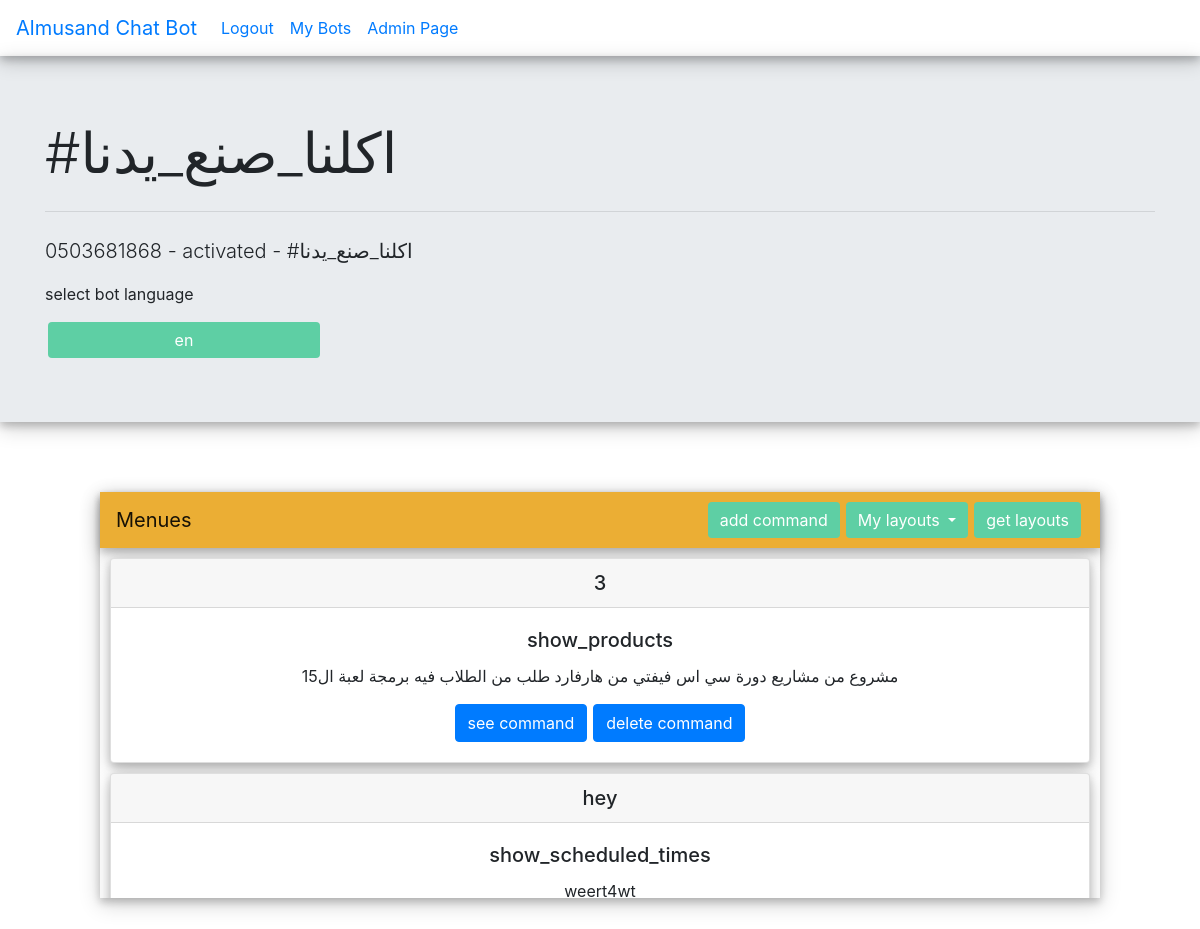
Page /bot/1 (signed in) on the earlier database version.
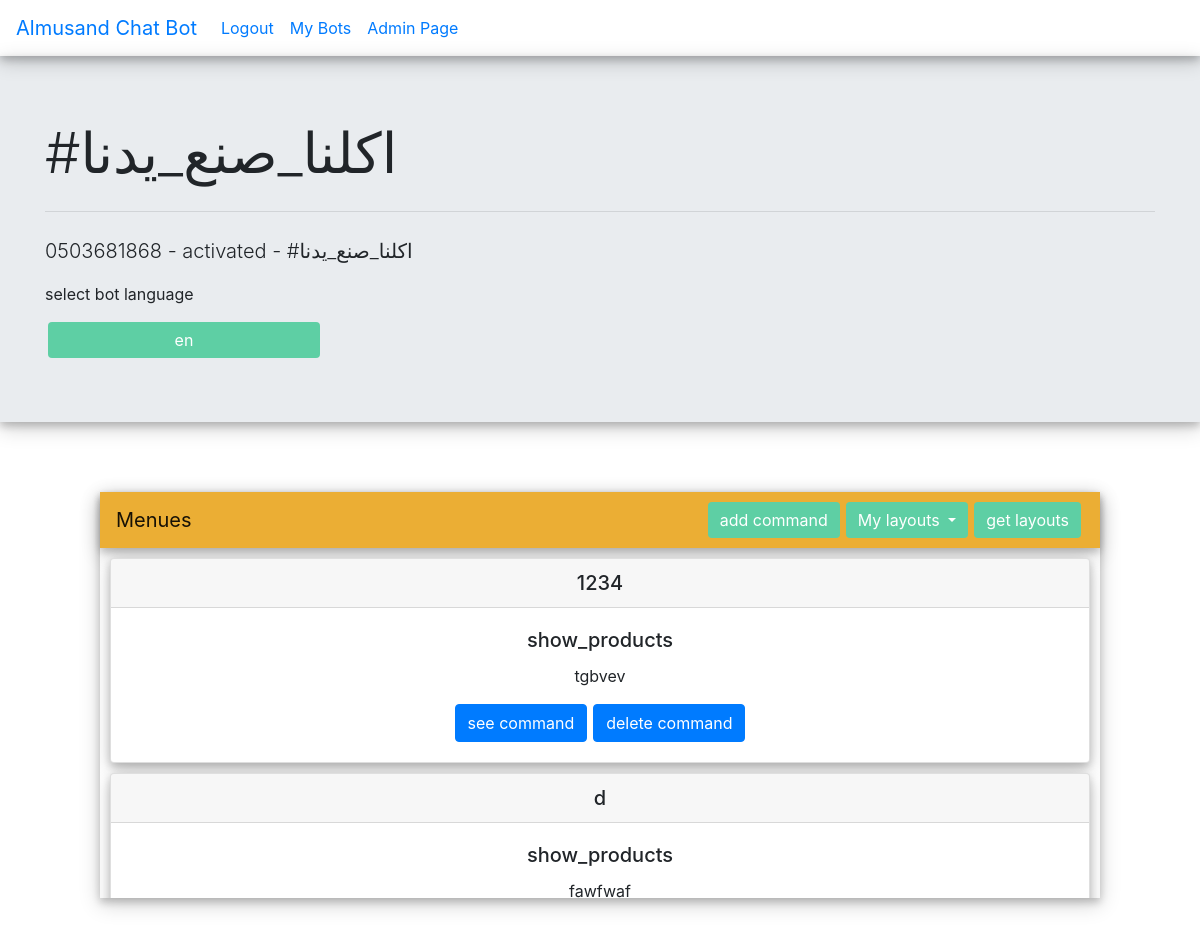
Same page on the later database version.
### CHATBOT/models.py (models this page shows)
class BotModel(db.Model):
    id = db.Column(db.Integer, primary_key=True)
    name = db.Column(db.String(255), unique=True, nullable=False)
    number = db.Column(db.String(20), unique=True, nullable=False)
    language = db.Column(db.String(4), nullable=False, default="ar")
    active = db.Column(db.Boolean, default=False)
    layouts = db.relationship("LayoutModel", secondary=bot_layouts, backref=db.backref("bots", lazy="dynamic")) #many to many relationship with the layout model
    menues = db.relationship("MenueModel", backref="bot", cascade="all,delete")
    contacts = db.relationship("ContactModel", cascade="all,delete", backref="bot")
    viewable_objects = db.relationship("ViewableObjectModel", backref="bot", cascade="all,delete")
    user_id = db.Column(db.Integer, db.ForeignKey("user.id"), nullable=False)
    channel_id = db.Column(db.Integer, db.ForeignKey("channel_model.id"), nullable=True)
    create_date = db.Column(db.DateTime, nullable=False, default=datetime.utcnow)
    update_date = db.Column(db.DateTime, nullable=False, default=datetime.utcnow)

class MenueModel(db.Model): # a model that stores bot possible procedures (every customer creates there own menues)
    id = db.Column(db.Integer, primary_key=True)
    bot_id = db.Column(db.Integer, db.ForeignKey("bot_model.id"), nullable=False)
    layout_id = db.Column(db.Integer, db.ForeignKey("layout_model.id"), nullable=False)
    command = db.Column(db.String(20), nullable=False)
    description = db.Column(db.String(150), nullable=False)
    viewable_objects = db.relationship("ViewableObjectModel", backref="menue")
    create_date = db.Column(db.DateTime, nullable=False, default=datetime.utcnow)
    update_date = db.Column(db.DateTime, nullable=False, default=datetime.utcnow)

class LayoutModel(db.Model): # represents how a command should be treated (we create the layouts)
    id = db.Column(db.Integer, primary_key=True) # add a description
    name = db.Column(db.String(50), nullable=False, unique=True) # maybe make this the primary_key
    menues = db.relationship("MenueModel", backref="layout")
    viewable_objects = db.relationship("ViewableObjectModel", backref="layout")
    create_date = db.Column(db.DateTime, nullable=False, default=datetime.utcnow)
    update_date = db.Column(db.DateTime, nullable=False, default=datetime.utcnow)

### CHATBOT/routes.py (the view)
@app.route("/bot/<int:bot_id>", methods=["GET", "POST"])
@login_required
def bot(bot_id): # C
    form = LanguageForm()
    bot = BotModel.query.get(bot_id)
    if not bot or not bot.user == current_user:
        return redirect(url_for('index'))
    if form.validate_on_submit():
        bot.language = form.language.data
        db.session.commit()
        return redirect(url_for("bot", bot_id=bot_id))
    form.language.default = bot.language
    form.process()
    return render_template("bot.html", bot=bot, form=form, lang=bot.language)

### CHATBOT/forms.py
class LanguageForm(FlaskForm):
    language = SelectField("select language", choices=languages, validators=[DataRequired()])

### CHATBOT/models.py (called while the page is built)
@login_manager.user_loader
def load_user(user_id):
    return User.query.get(user_id)

### CHATBOT/routes.py (called while the page is built)
@app.context_processor
def utility_processor():
    def get_text(tag, language_list):
        return next(x.get("description") for x in language_list if x.get("tag") == tag)
    return dict(get_text=get_text)

### CHATBOT/templates/bot.html (shortened to what this page needs)
{% extends "layouts/_systemsLayout.html" %}
{% block content %}
<div class="jumbotron jumbotron-fluid">
  <div class="container">
    <h1 class="display-4">{{ bot.name }}</h1>
    <hr class="my-4">
    <p class="lead">{{ bot.number }} - {% if bot.active %}activated{% else %}deactivated{% endif %} - {{ bot.name }}</p>
    <form role="form" method="POST">
      <p id="language_form_p">select bot language</p>
      {{ form.language(placeholder="language", onchange="this.form.submit()",  class="btn btn-success dropdown-toggle nav-button", id="dropdownMenuButton") }}
    </form>
  </div>
</div>
<div id="nav_card">
    <nav id="nav-card1" class="navbar navbar-light card_nav_bar">
        <a class="navbar-brand" href="#">Menues</a>
        <ul class="nav nav-pills">
        <li class="nav-item">
            <a href="{{ url_for('menue_create', bot_id=bot.id) }}"><button type="button" class="btn btn-success nav-button">add command</button></a>
        </li>
        <div class="dropdown">
          <button class="btn btn-success dropdown-toggle nav-button" type="button" id="dropdownMenuButton" data-toggle="dropdown" aria-haspopup="true" aria-expanded="false">
            My layouts
          </button>
        </div>
        <li class="nav-item">
          <a href="{{ url_for('layouts', bot_id=bot.id) }}"><button type="button" class="btn btn-success nav-button">get layouts</button></a>
      </li>
        </ul>
    </nav>
    <div data-spy="scroll" data-target="#nav-card1" data-offset="0" class="scrollable-div">
      {% for menue in bot.menues|reverse %}
        <div class="card nav-card-nested">
            <h5 class="card-header">{{ menue.command }}</h5>
            <div class="card-body">
              <h5 class="card-title">{{ menue.layout.name }}</h5>
              <p class="card-text">{{ menue.description }}</p>
              <a href="{{ url_for('menue', menue_id=menue.id) }}"><button type="button" class="btn btn-primary card-button">see command</button></a><a href="#"><button type="button" class="btn btn-primary card-button">delete command</button></a>
            </div>
          </div>
          {% endfor %}
    </div>
    </div>
{% endblock %}

### CHATBOT/templates/layouts/_systemsLayout.html (shortened to what this page needs)
<!DOCTYPE html>
<html lang="en">
<head>
    <link rel="stylesheet" href="https://stackpath.bootstrapcdn.com/bootstrap/4.4.1/css/bootstrap.min.css">
    <link rel="stylesheet" href="{{ url_for('static', filename='css/systems.css') }}">
    <link rel="stylesheet" href="https://cdnjs.cloudflare.com/ajax/libs/font-awesome/4.7.0/css/font-awesome.min.css">
</head>
<body>
    <nav class="navbar navbar-expand-lg">
      <a class="navbar-brand" href="{{ url_for('index') }}">Almusand Chat Bot</a>
        <div class="collapse navbar-collapse" id="navbarSupportedContent">
          <ul class="navbar-nav mr-auto">
            {% if current_user.is_authenticated %}
            <li class="nav-item active">
              <a class="nav-link" href="{{ url_for('logout') }}">Logout<span class="sr-only">(current)</span></a>
            </li>
              <li class="nav-item active">
                <a class="nav-link" href="{{ url_for('bots') }}">My Bots<span class="sr-only">(current)</span></a>
              </li>
              {% if current_user.is_admin %}
              <li class="nav-item active">
                <a class="nav-link" href="{{ url_for('admin') }}">Admin Page<span class="sr-only">(current)</span></a>
              </li>
              {% endif %}
              {% else %}
              <li class="nav-item active">
                <a class="nav-link" href="{{ url_for('login') }}">Login<span class="sr-only">(current)</span></a>
              </li>
            {% endif %}
          </ul>
        </div>
      </nav>
    {% block content %}
    {% endblock %}
</html>

### CHATBOT/static/css/systems.css (style rules this page uses)
#nav_card { background-color: white; margin-top: 70px; margin-bottom: 100px; margin-right: 100px; margin-left: 100px; box-shadow: 0 4px 8px 0 rgba(0, 0, 0, 0.2), 0 6px 20px 0 rgba(0, 0, 0, 0.19); }
.jumbotron { box-shadow: 0 4px 8px 0 rgba(0, 0, 0, 0.2), 0 6px 20px 0 rgba(0, 0, 0, 0.19); }
.card_nav_bar { background-color: #ebae34; }
.scrollable-div { overflow-y: scroll; height: 350px; }
.nav-card-nested { text-align: center; margin: 10px; box-shadow: 0 4px 8px 0 rgba(0, 0, 0, 0.2), 0 6px 20px 0 rgba(0, 0, 0, 0.19); }
.navbar { box-shadow: 0 4px 8px 0 rgba(0, 0, 0, 0.2), 0 6px 20px 0 rgba(0, 0, 0, 0.19); }
button { background-color: #4bc79e; }
.nav-button { margin-right: 3px; margin-left: 3px; background-color: hsl(157, 54%, 59%); border: #4bc79e; }
.card-button { margin-right: 3px; margin-left: 3px; }

Differences in the rows shown:
no longer on this page (row unchanged): MenueModel: command "3", layout.name "show_products", description "مشروع من مشاريع دورة سي اس فيفتي من هارفارد طلب من الطلاب فيه برمجة لعبة ال15"
no longer on this page (row unchanged): MenueModel: command "hey", layout.name "show_scheduled_times", description "weert4wt"
added MenueModel: command "1234", layout.name "show_products", description "tgbvev"
added MenueModel: command "d", layout.name "show_products", description "fawfwaf"
